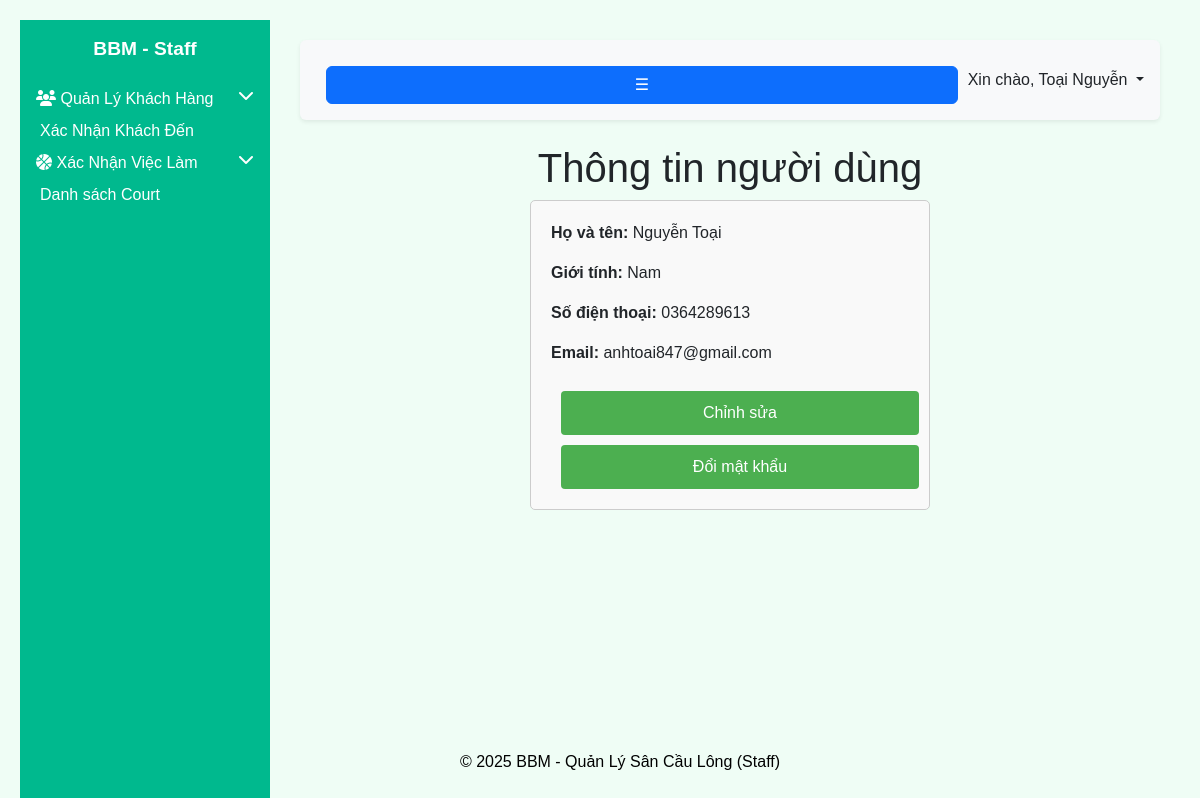
/user/userdetail2/ (signed in), run on the app's committed database.
### BUser/models.py (models this page shows, shortened)
class User(AbstractUser):
    ROLE_CHOICES = [
        ('customer', 'Customer'),
        ('courtstaff', 'Court Staff'),
        ('courtmanager', 'Court Manager'),
    ]
    role = models.CharField(max_length=20, choices=ROLE_CHOICES)
    GENDER_CHOICES = [
        ('M', 'Nam'),
        ('F', 'Nữ'),
        ('O', 'Khác')
    ]
    gender = models.CharField(max_length=1, choices=GENDER_CHOICES, default='M')
    sdt= models.IntegerField(default=0, null=True, blank=True)

### BUser/views.py (the view)
# urls.py: path('userdetail2/', views.userDetail2, name='userdetail2'),
def userDetail2(request):
    user=request.user
    return render(request, "home/r2userdetail.html", {'user':user})

### home/templates/home/r2userdetail.html (shortened to what this page needs)
{% extends "r2master_page.html" %}
{% load static %}
{% block navbar %}
    {% include '../r2navbar.html' %}
{% endblock %}
{%block sidebar%}
    {%include '../r2sidebar.html' %}
{%endblock%}
{% block footer %}
    {% include '../r2footer.html' %}
{% endblock %}
{% block content %}
<head>
    <link href="{% static 'home/css/userdetail.css' %}" rel="stylesheet">
</head>
<body>
    <h1 style="text-align:center;">Thông tin người dùng</h1>
    <div id="userInfo" class="info-container">
        <p><strong>Họ và tên:</strong> {{user.last_name}} {{user.first_name}}</p>
        <p><strong>Giới tính:</strong>
            {% if user.gender == 'M' %}
                Nam
            {% elif user.gender == 'F' %}
                Nữ
            {% elif user.gender == 'O' %}
                Khác
            {% endif %}
        </p>
        <p><strong>Số điện thoại:</strong> 0{{user.sdt}}</p>
        <p><strong>Email:</strong> {{user.email}}</p>
        <form action="{% url 'changeinf2' %}" method="get">
            <button type="submit">Chỉnh sửa</button>
        </form>
        <a href="{% url 'password_change2' %}"><button type="submit">Đổi mật khẩu</button></a>
    </div>
</body>
{% endblock %}

### home/templates/r2navbar.html (shortened to what this page needs)
<nav class="navbar navbar-expand-lg navbar-light bg-light rounded shadow-sm p-3 mb-4">
    <button class="btn btn-primary" id="menu-toggle">☰</button>
    <div class="dropdown ms-auto text-end">
        <span class="dropdown-toggle" id="staffDropdown" role="button" data-bs-toggle="dropdown" aria-expanded="false" style="cursor: pointer;">
            Xin chào, {{user.first_name}} {{user.last_name}}
        </span>
    </div>
</nav>

### home/static/home/css/CourtStaff.css (style rules this page uses)
body { font-family: 'Arial', sans-serif; background-color: #effdf5; }
a { text-decoration: none; color: inherit; }

### home/static/home/css/userdetail.css (style rules this page uses)
body { font-family: Arial, sans-serif; margin: 20px; }
.info-container, .form-container { max-width: 400px; margin: auto; padding: 20px; border: 1px solid #ccc; border-radius: 5px; background-color: #f9f9f9; }
button { background-color: #4CAF50; color: white; padding: 10px; border: none; border-radius: 4px; cursor: pointer; text-align: center; width: 100%; margin-top: 10px; margin-right: 10px; margin-left: 10px; }

### data on the page
User: first_name "Toại", last_name "Nguyễn", sdt "364289613", email "anhtoai847@gmail.com"
